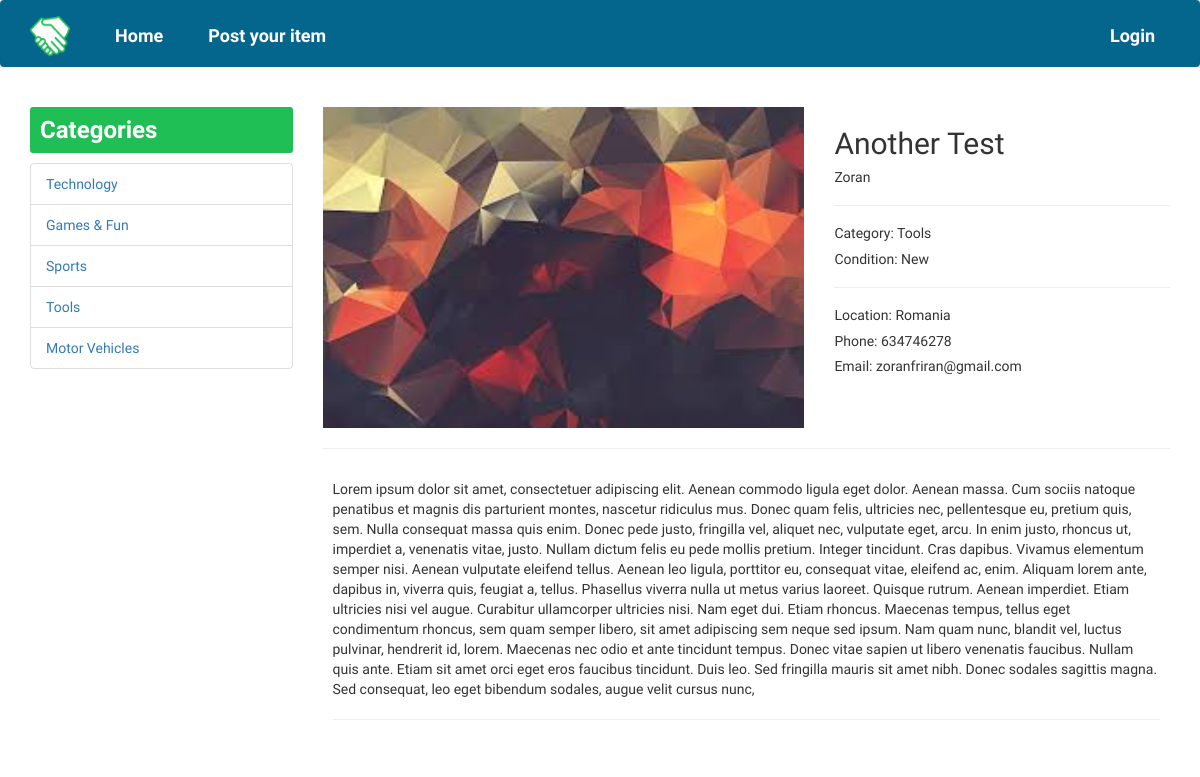
Screenshot of /item/9 with the database file from the repository.
### database_setup.py (models this page shows)
class Category(Base):
    __tablename__ = 'categories'
    id = Column(Integer, primary_key=True)
    name = Column(String(100), nullable=False)

class Item(Base):
    __tablename__ = 'items'
    id = Column(Integer, primary_key=True)
    owner_id = Column(Integer, ForeignKey('users.id'))
    category_id = Column(Integer, ForeignKey('categories.id'))
    name = Column(String(250), nullable=False)
    condition = Column(String(250), nullable=False)
    description = Column(Text, nullable=False)
    image = Column(String(250))

class User(Base):
    __tablename__ = 'users'
    id = Column(Integer, primary_key=True)
    name = Column(String(250), nullable=False)
    email = Column(String(250), nullable=False)
    picture = Column(String(250))
    phone = Column(Integer, nullable=False)
    location = Column(String(250), nullable=False)

### app.py (the view)
@app.route('/item/<int:item_id>')
def item(item_id):
    categories = helper.getAllCategories()
    item = helper.getItem(item_id)
    item_category = helper.getCategory(item.category_id)
    owner = helper.getItemOwner(item.owner_id)
    allowed_to_edit = False
    if 'username' in login_session:
        if item.owner_id == login_session['user_id']:
            allowed_to_edit = True
    state = 'not logged in'
    if 'state' in login_session:
        state = login_session['state']
    return render_template('item.html', categories=categories, item=item,
                           item_category=item_category, owner=owner,
                           state=state, allowed_to_edit=allowed_to_edit)

### helper_functions.py (called while the page is built)
def getItemOwner(item_owner_id):
    owner = session.query(User).filter_by(id=item_owner_id).one()
    return owner

def getItem(item_id):
    item = session.query(Item).filter_by(id=item_id).one()
    return item

def getAllCategories():
    categories = session.query(Category)
    return categories

def getCategory(category_id):
    category = session.query(Category).filter_by(id=category_id).one()
    return category

### templates/item.html (shortened to what this page needs)
{% extends 'layout.html' %}
{% block body %}
<div class="container">
  <div class="row">
    <div class="col-md-3 sidebar">
      <h3>Categories</h3>
      <ul class="list-group">
        {% for c in categories %}
        <li class="list-group-item">
          <a href="/items/{{ c.id }}">{{ c.name }}</a>
        </li>
        {% endfor %}
      </ul>
    </div>
    <div class="col-md-9">
      <div class="item-box">
          <div class="row">
            <div class="col-md-7">
              <img src="{{ item.image }}" alt="item image" class="item-image img-responsive">
            </div>
            <div class="col-md-5">
              <h2>{{ item.name }}</h2>
              <h5>{{ owner.name }}</h5>
              <hr>
              <h5>Category: {{ item_category.name }}</h5>
              <h5>Condition: {{ item.condition }}</h5>
              <hr>
              <h5>Location: {{ owner.location }}</h5>
              <h5>Phone: {{ owner.phone }}</h5>
              <h5>Email: {{ owner.email }}</h5>
            </div>
          </div>
          <hr>
          <div class="item-description">
            {{ item.description }}
            <hr>
          </div>
      </div>
    </div>
  </div>
</div>
{% endblock %}

### static/css/style.css (style rules this page uses)
html, body { margin: 0; padding: 0; font-family: 'Ubuntu', sans-serif; }
.sidebar h3 { padding: 10px; border-radius: 3px; background-color: #20bf55; font-weight: bold; color: #fff; }
.item-image { height: 65%; width: 100%; }
.item-box { width: 100%; border-radius: 5px; margin-top: 20px; }
.item-description { padding: 10px; }

### rows the page displays
Category: name "Technology"
Category: name "Games & Fun"
Category: name "Sports"
Category: name "Tools"
Category: name "Motor Vehicles"
Item: image (picture), name "Another Test", condition "New", description "Lorem ipsum dolor sit amet, consectetuer adipiscing elit. Aenean commodo ligula eget dolor. Aenean massa. Cum sociis natoque penatibus et magnis dis parturient montes, nascetur ridiculus mus. Donec quam felis, ultricies nec, pellentesque eu, pretium quis, sem. Nulla consequat massa quis enim. Donec pede justo, fringilla vel, aliquet nec, vulputate eget, arcu. In enim justo, rhoncus ut, imperdiet a, venenatis vitae, justo. Nullam dictum felis eu pede mollis pretium. Integer tincidunt. Cras dapibus. Vivamus elementum semper nisi. Aenean vulputate eleifend tellus. Aenean leo ligula, porttitor eu, consequat vitae, eleifend ac, enim. Aliquam lorem ante, dapibus in, viverra quis, feugiat a,…"
User: name "Zoran", location "Romania", phone "634746278", email "zoranfriran@gmail.com"
